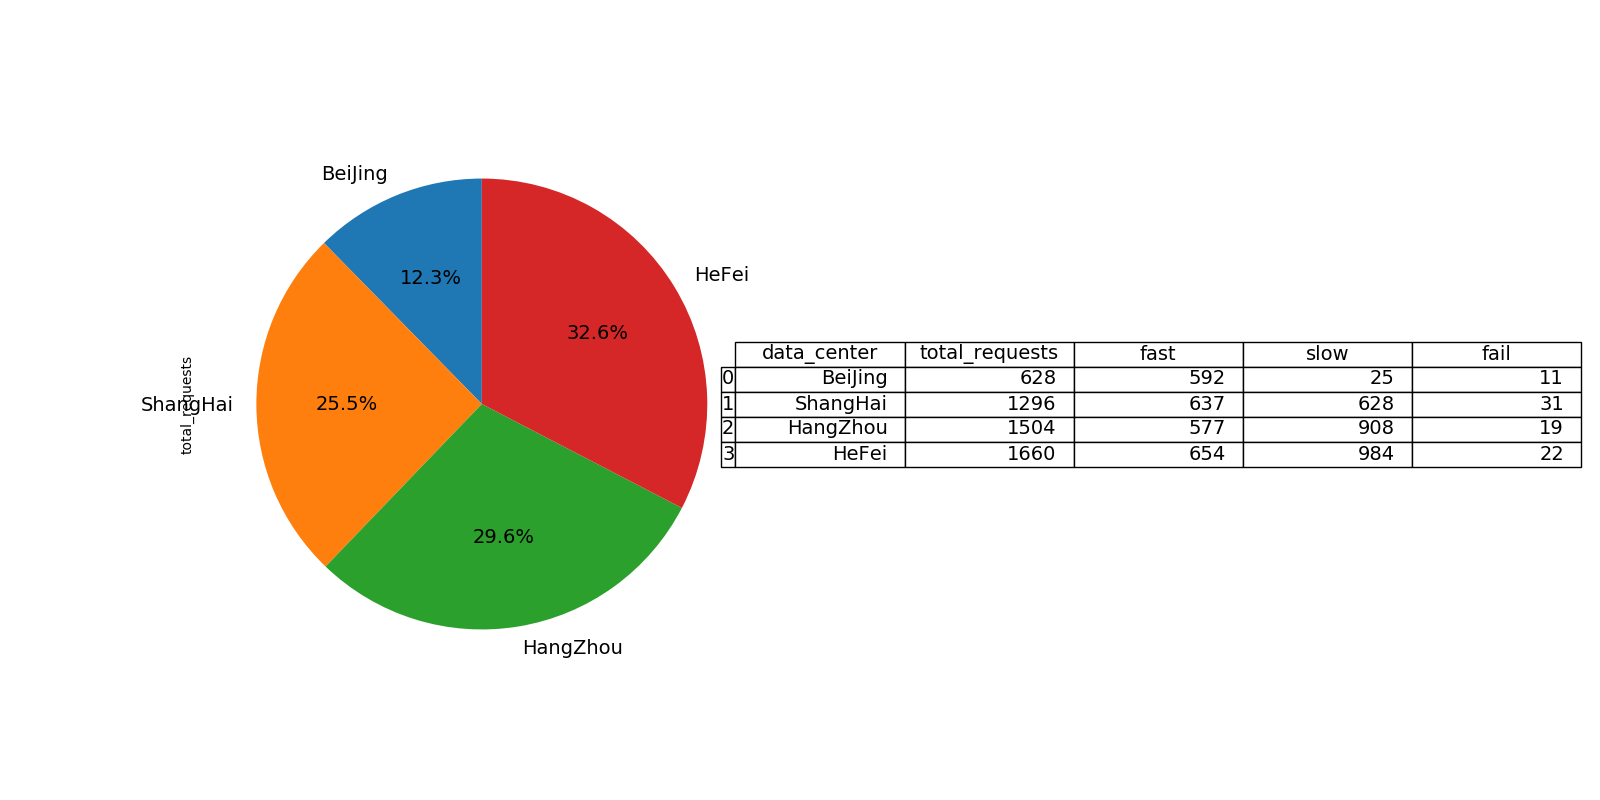

Python code for this plot:
from pandas.plotting import table
import pandas as pd
from tabulate import tabulate
import matplotlib.pyplot as plt


def apdex(df):
    df['total_requests'] = df['fast'] + df['slow'] + df['fail']
    print(tabulate(df, headers='keys', tablefmt="grid"))

    fig, ax = plt.subplots(figsize=(16, 8))

    ax1 = plt.subplot(121, aspect='equal')
    df.plot(kind='pie', y='total_requests', ax=ax1, autopct='%1.1f%%',
            startangle=90, shadow=False, labels=df['data_center'], legend=False, fontsize=14)

    # plot table
    ax2 = plt.subplot(122)
    plt.axis('off')
    tbl = table(ax2, df[['data_center', 'total_requests', 'fast', 'slow', 'fail']], loc='center')
    tbl.scale(1.5, 1.5)
    tbl.auto_set_font_size(False)
    tbl.set_fontsize(14)
    plt.show()
    fig.savefig('apdex.png')


if __name__ == '__main__':
    df = pd.read_csv('apdex.csv')
    apdex(df)
